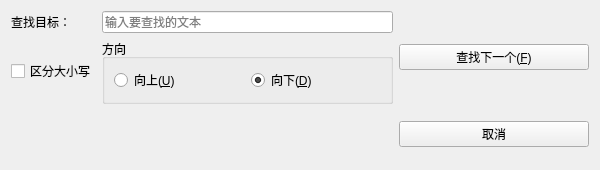
<?xml version="1.0" encoding="UTF-8"?>
<ui version="4.0">
 <class>FindDialog</class>
 <widget class="QDialog" name="FindDialog">
  <property name="geometry">
   <rect>
    <x>0</x>
    <y>0</y>
    <width>600</width>
    <height>170</height>
   </rect>
  </property>
  <property name="windowTitle">
   <string>查找</string>
  </property>
  <property name="modal">
   <bool>false</bool>
  </property>
  <layout class="QVBoxLayout" name="verticalLayout">
   <item>
    <layout class="QGridLayout" name="gridLayout">
     <item row="0" column="0">
      <widget class="QLabel" name="searchLabel">
       <property name="text">
        <string>查找目标：</string>
       </property>
      </widget>
     </item>
     <item row="0" column="1">
      <widget class="QLineEdit" name="searchLineEdit">
       <property name="placeholderText">
        <string>输入要查找的文本</string>
       </property>
      </widget>
     </item>
     <item row="0" column="2" rowspan="2">
      <widget class="QPushButton" name="nextButton">
      <property name="minimumSize">
       <size>
        <width>190</width>
        <height>0</height>
       </size>
      </property>
       <property name="text">
        <string>查找下一个(&amp;F)</string>
       </property>
       <property name="autoDefault">
        <bool>false</bool>
       </property>
      </widget>
     </item>
     <item row="1" column="0">
      <widget class="QCheckBox" name="caseSensitiveCheckBox">
       <property name="text">
        <string>区分大小写</string>
       </property>
      </widget>
     </item>
     <item row="1" column="1">
      <widget class="QGroupBox" name="directionGroup">
       <property name="title">
        <string>方向</string>
       </property>
       <layout class="QHBoxLayout" name="horizontalLayout">
        <item>
         <widget class="QRadioButton" name="upRadioButton">
          <property name="text">
           <string>向上(&amp;U)</string>
          </property>
         </widget>
        </item>
        <item>
         <widget class="QRadioButton" name="downRadioButton">
          <property name="text">
           <string>向下(&amp;D)</string>
          </property>
          <property name="checked">
           <bool>true</bool>
          </property>
         </widget>
        </item>
       </layout>
      </widget>
     </item>
     <item row="2" column="2">
      <widget class="QPushButton" name="cancelButton">
      <property name="minimumSize">
       <size>
        <width>90</width>
        <height>0</height>
       </size>
      </property>
       <property name="text">
        <string>取消</string>
       </property>
      <property name="autoDefault">
       <bool>false</bool>
      </property>
      </widget>
     </item>
     <item row="2" column="0" colspan="2">
      <spacer name="verticalSpacer">
       <property name="orientation">
        <enum>Qt::Vertical</enum>
       </property>
       <property name="sizeHint" stdset="0">
        <size>
         <width>20</width>
         <height>10</height>
        </size>
       </property>
      </spacer>
     </item>
    </layout>
   </item>
  </layout>
 </widget>
 <resources/>
 <connections/>
</ui>
